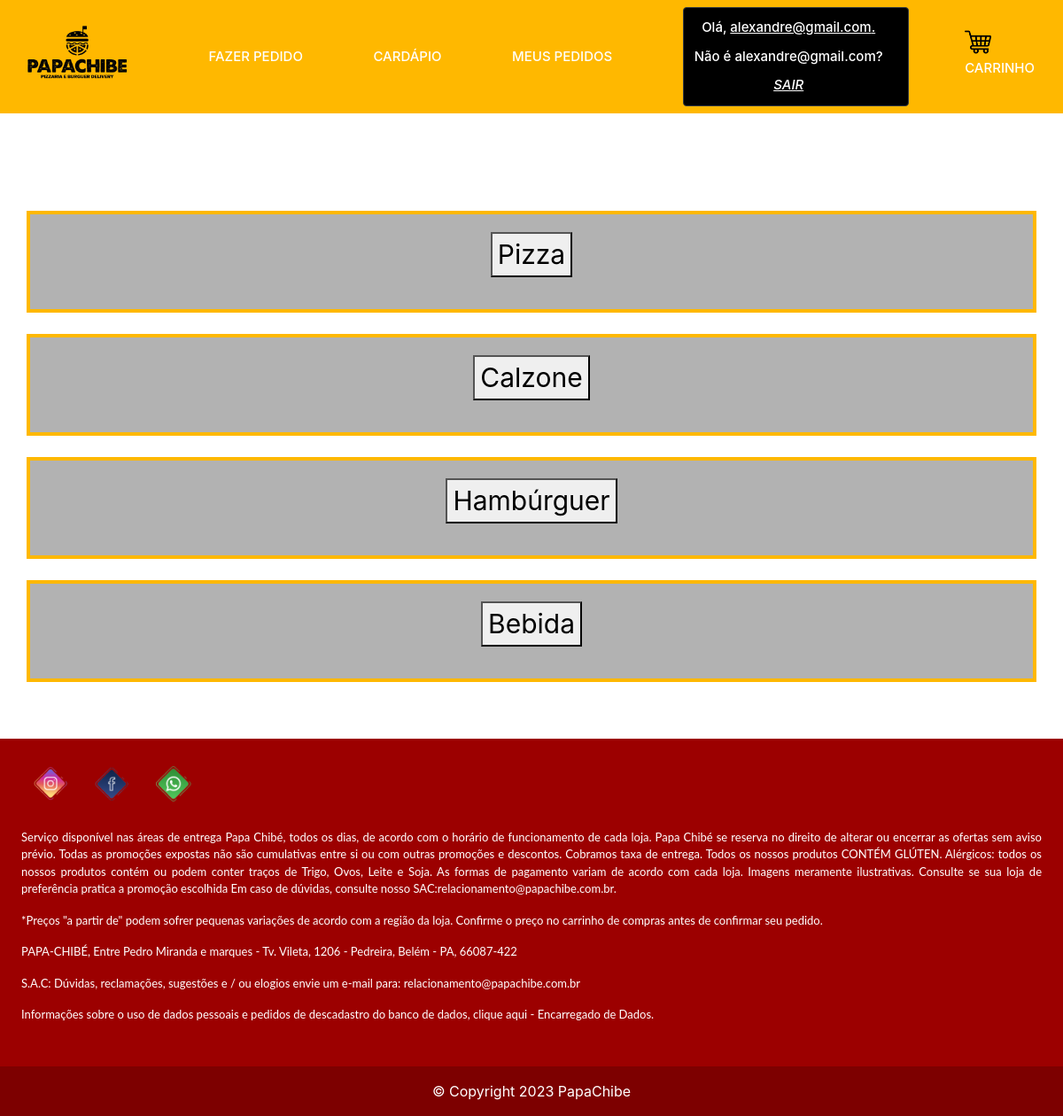
Screenshot of /listaCategoria.php (signed in) with the database file from the repository.
### tables this page shows
CREATE TABLE `tb_categoria` (
  `cdcategoria` int(11) NOT NULL,
  `nome` varchar(100) NOT NULL
);

### bancoCategoria.php (called while the page is built, shortened)
<?php
function listaCategorias($conexao)
{
	$categorias = array();
	$query = "select * from tb_categoria;";
	$resultado = mysqli_query($conexao, $query);
	while ($categoria = mysqli_fetch_assoc($resultado)) {
		array_push($categorias, $categoria);
	}
	return $categorias;
}

### listaCategoria.php (the view, shortened to what this page needs)
<?php
include("navBar.php");
include("conexao.php");
include("bancoCategoria.php");
?>
<h2 style="color: white">CATEGORIA</h2>
<br>
<?php
$categorias = listaCategorias($conexao);
foreach ($categorias as $categoria) {
    ?>
    <table>
        <div class="tableprod" height="30">
            <form action="listaProdutoCategoria.php" method="post">
                <p class="title" style="font-size: 30px; color: white;">
                    <button type="submit"><?= $categoria["nome"] ?></button>
                </p>
            </form>
        </div>
    </table>
    <br>
    <?php
}
?>
<?php include("rodape.php") ?>

### navBar.php (style rules this page uses)
h1, h2, h3, h4, td, p, a { color: white; }
body { background-image: url('img/background.png'); }
.tableprod { background: rgba(0, 0, 0, 0.3); padding: 20px; border: 4px solid #FFB800; }
table { width: 100%; }
table { text-align: left; }

### rows the page displays
tb_categoria: nome "Pizza"
tb_categoria: nome "Calzone"
tb_categoria: nome "Hambúrguer"
tb_categoria: nome "Bebida"

### other values shown
clienteLogado() "alexandre@gmail.com"
